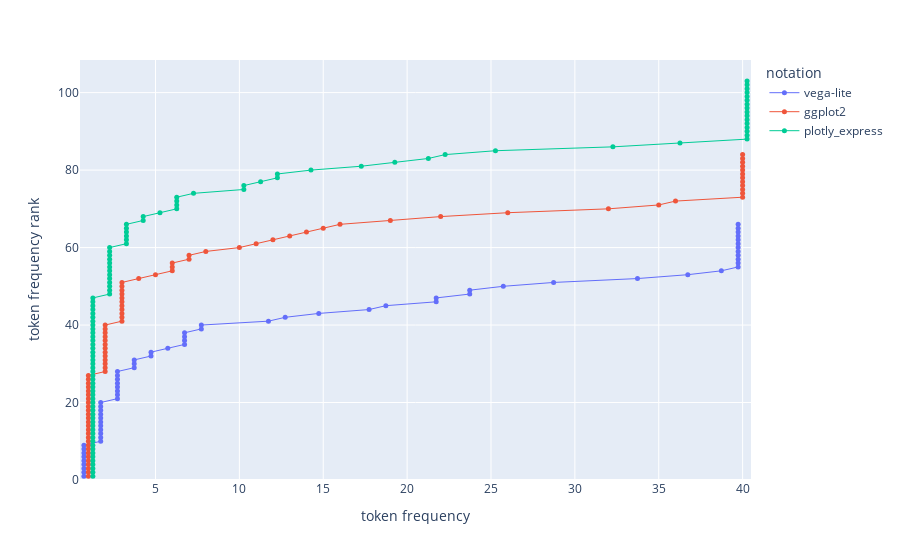

Notebook source saved alongside this figure:
### Code cell
tokens_df = load_tokens()

gallery = "movies"

df = (
    tokens_df.query(f"gallery == '{gallery}'")
    .groupby(["token", "notation"])["slug"]
    .nunique()
    .reset_index()
)
fig = px.ecdf(
    df,
    x="slug",
    color="notation",
    hover_name="token",
    ecdfnorm=None,
    height=600,
    markers=True,
    lines=True,
    #ecdfmode="complementary",
    labels=dict(slug="token frequency"),
)
fig.update_traces(line_shape="linear", marker_size=5, line_width=1)
fig.update_yaxes(title_text="token frequency rank")
fig.update_layout(scattermode="group")

### Figure 1 — Plotly figure (JSON) as saved in the notebook; plotly's stock layout.template omitted (floating-point values rounded to 4 significant figures)
{"data": [{"hovertemplate": "<b>%{hovertext}</b><br><br>notation=vega-lite<br>token frequency=%{x}<br>count=%{y}<extra></extra>", "hovertext": ["theta", "errorbar", "iqr", "average", "order", "arc", "sort", "-y", "shape", "rect", "size", "median", "facet", "stack", "xOffset", "columns", "normalize", "groupby", "area", "5", "transform", "regression", "0", "IMDB Rating", "on", "layer", "300000000", "boxplot", "extent", "[", "]", "mean", "bin", "true", "timeUnit", "temporal", "year", "Release Date", "sum", "line", "point", "count", "bar", "Worldwide Gross", "Major Genre", "MPAA Rating", "quantitative", "Production Budget", "color", "nominal", "aggregate", "type", "y", "x", "url", "$schema", "https://vega.github.io/schema/vega-lite/v5.json", "{", "field", "encoding", "data/movies.csv", "data", ":", ",", "mark", "}"], "legendgroup": "vega-lite", "line": {"dash": "solid", "shape": "linear", "width": 1}, "marker": {"color": "#636efa", "size": 5, "symbol": "circle"}, "mode": "markers+lines", "name": "vega-lite", "orientation": "v", "showlegend": true, "type": "scatter", "x": [1, 1, 1, 1, 1, 1, 1, 1, 1, 2, 2, 2, 2, 2, 2, 2, 2, 2, 2, 2, 3, 3, 3, 3, 3, 3, 3, 3, 4, 4, 4, 5, 5, 6, 7, 7, 7, 7, 8, 8, 12, 13, 15, 18, 19, 22, 22, 24, 24, 26, 29, 34, 37, 39, 40, 40, 40, 40, 40, 40, 40, 40, 40, 40, 40, 40], "xaxis": "x", "y": [1, 2, 3, 4, 5, 6, 7, 8, 9, 10, 11, 12, 13, 14, 15, 16, 17, 18, 19, 20, 21, 22, 23, 24, 25, 26, 27, 28, 29, 30, 31, 32, 33, 34, 35, 36, 37, 38, 39, 40, 41, 42, 43, 44, 45, 46, 47, 48, 49, 50, 51, 52, 53, 54, 55, 56, 57, 58, 59, 60, 61, 62, 63, 64, 65, 66], "yaxis": "y"}, {"hovertemplate": "<b>%{hovertext}</b><br><br>notation=ggplot2<br>token frequency=%{x}<br>count=%{y}<extra></extra>", "hovertext": ["bin", "group", "}", "geom_bin_2d", "function", "fun.min", "fun.max", "lubridate", "fct_infreq", "dodge", "count", "coord_polar", "geom_path", "after_stat", "quantile", "shape", "geom_tile", "start", "stat_summary", "{", "summarize_all", "summarize_at", "summary_2d", "0.25", "stage", "0.75", "year", "size", "|>", "group_by", "z", "geom_area", ".x", "facet_wrap", "5", "na.rm", "ncol", "TRUE", "median", "~", "vars", "method", "lm", "position", "se", "geom_histogram", "1", "geom_boxplot", "`IMDB Rating`", "geom_smooth", "FALSE", "geom_line", "summary", "365", "mean", "binwidth", "summary_bin", "`Release Date`", "sum", "color", "geom_point", "fill", "geom_bar", "fun", "stat", "`Worldwide Gross`", "`Major Genre`", "`MPAA Rating`", "`Production Budget`", "y", "x", ",", ")", "+", "ggplot", "library", "df", "<-", "data/movies.csv", "=", "aes", "read_csv", "tidyverse", "("], "legendgroup": "ggplot2", "line": {"dash": "solid", "shape": "linear", "width": 1}, "marker": {"color": "#EF553B", "size": 5, "symbol": "circle"}, "mode": "markers+lines", "name": "ggplot2", "orientation": "v", "showlegend": true, "type": "scatter", "x": [1, 1, 1, 1, 1, 1, 1, 1, 1, 1, 1, 1, 1, 1, 1, 1, 1, 1, 1, 1, 1, 1, 1, 1, 1, 1, 1, 2, 2, 2, 2, 2, 2, 2, 2, 2, 2, 2, 2, 2, 3, 3, 3, 3, 3, 3, 3, 3, 3, 3, 3, 4, 5, 6, 6, 6, 7, 7, 8, 10, 11, 12, 13, 14, 15, 16, 19, 22, 26, 32, 35, 36, 40, 40, 40, 40, 40, 40, 40, 40, 40, 40, 40, 40], "xaxis": "x", "y": [1, 2, 3, 4, 5, 6, 7, 8, 9, 10, 11, 12, 13, 14, 15, 16, 17, 18, 19, 20, 21, 22, 23, 24, 25, 26, 27, 28, 29, 30, 31, 32, 33, 34, 35, 36, 37, 38, 39, 40, 41, 42, 43, 44, 45, 46, 47, 48, 49, 50, 51, 52, 53, 54, 55, 56, 57, 58, 59, 60, 61, 62, 63, 64, 65, 66, 67, 68, 69, 70, 71, 72, 73, 74, 75, 76, 77, 78, 79, 80, 81, 82, 83, 84], "yaxis": "y"}, {"hovertemplate": "<b>%{hovertext}</b><br><br>notation=plotly_express<br>token frequency=%{x}<br>count=%{y}<extra></extra>", "hovertext": ["}", "apply", "if", "value_counts", "groupnorm", "bar", "barmode", "barnorm", "bins", "group", "categoryorder", "agg", "g", "count", "counts", "data", "update_xaxes", "showlegend", "update_traces", "for", "error_x", "error_x_minus", "trendline_scope", "columns", "fillna", "in", "total descending", "z", "quantile", "-", "symbol", "t", "0.25", "0.75", "pie", "10", "index", "{", "<lambda_1>", "overall", "==", "names", "mode", "mid", "markers", "lines", "<lambda_0>", "percent", "median", "mean", "lambda", "density_heatmap", "facet_col", "0", "1", "5", "Constant", "area", "facet_col_wrap", "True", ":", "ols", "IMDB Rating", "size", "trendline", "box", "histfunc", "avg", "line", "sum", "to_datetime", "year", "dt", "Release Date", "]", "[", "groupby", "scatter", "reset_index", "histogram", "Worldwide Gross", "Major Genre", "color", "MPAA Rating", "Production Budget", "y", "x", "(", "px", "plotly", "pd", "pandas", "import", "express", "df", "data/movies.csv", "as", "=", ".", ",", ")", "read_csv", "fig"], "legendgroup": "plotly_express", "line": {"dash": "solid", "shape": "linear", "width": 1}, "marker": {"color": "#00cc96", "size": 5, "symbol": "circle"}, "mode": "markers+lines", "name": "plotly_express", "orientation": "v", "showlegend": true, "type": "scatter", "x": [1, 1, 1, 1, 1, 1, 1, 1, 1, 1, 1, 1, 1, 1, 1, 1, 1, 1, 1, 1, 1, 1, 1, 1, 1, 1, 1, 1, 1, 1, 1, 1, 1, 1, 1, 1, 1, 1, 1, 1, 1, 1, 1, 1, 1, 1, 1, 2, 2, 2, 2, 2, 2, 2, 2, 2, 2, 2, 2, 2, 3, 3, 3, 3, 3, 3, 4, 4, 5, 6, 6, 6, 6, 7, 10, 10, 11, 12, 12, 14, 17, 19, 21, 22, 25, 32, 36, 40, 40, 40, 40, 40, 40, 40, 40, 40, 40, 40, 40, 40, 40, 40, 40], "xaxis": "x", "y": [1, 2, 3, 4, 5, 6, 7, 8, 9, 10, 11, 12, 13, 14, 15, 16, 17, 18, 19, 20, 21, 22, 23, 24, 25, 26, 27, 28, 29, 30, 31, 32, 33, 34, 35, 36, 37, 38, 39, 40, 41, 42, 43, 44, 45, 46, 47, 48, 49, 50, 51, 52, 53, 54, 55, 56, 57, 58, 59, 60, 61, 62, 63, 64, 65, 66, 67, 68, 69, 70, 71, 72, 73, 74, 75, 76, 77, 78, 79, 80, 81, 82, 83, 84, 85, 86, 87, 88, 89, 90, 91, 92, 93, 94, 95, 96, 97, 98, 99, 100, 101, 102, 103], "yaxis": "y"}], "layout": {"autosize": true, "legend": {"title": {"text": "notation"}, "tracegroupgap": 0}, "margin": {"t": 60}, "scattermode": "group", "xaxis": {"anchor": "y", "autorange": true, "domain": [0, 1], "range": [0.5, 40.5], "title": {"text": "token frequency"}, "type": "linear"}, "yaxis": {"anchor": "x", "autorange": true, "domain": [0, 1], "range": [0, 108.4], "rangemode": "tozero", "title": {"text": "token frequency rank"}, "type": "linear"}}}
